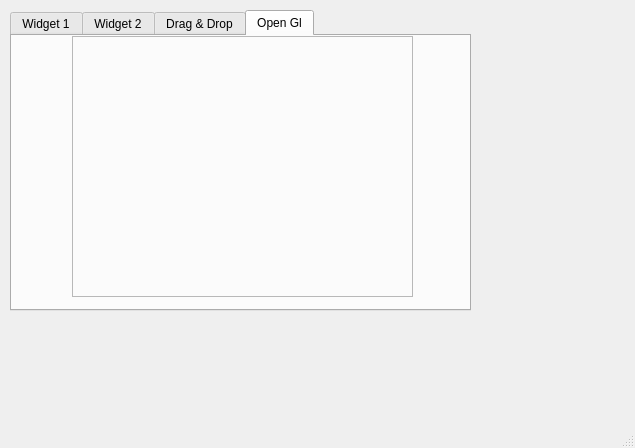
<?xml version="1.0" encoding="UTF-8"?>
<ui version="4.0">
 <class>MainWindow</class>
 <widget class="QMainWindow" name="MainWindow">
  <property name="geometry">
   <rect>
    <x>0</x>
    <y>0</y>
    <width>635</width>
    <height>448</height>
   </rect>
  </property>
  <property name="windowTitle">
   <string>MainWindow</string>
  </property>
  <widget class="QWidget" name="centralwidget">
   <widget class="QTabWidget" name="tabWidget">
    <property name="geometry">
     <rect>
      <x>10</x>
      <y>10</y>
      <width>461</width>
      <height>301</height>
     </rect>
    </property>
    <property name="currentIndex">
     <number>3</number>
    </property>
    <widget class="QWidget" name="tab">
     <attribute name="title">
      <string>Widget 1</string>
     </attribute>
     <widget class="QWidget" name="verticalLayoutWidget">
      <property name="geometry">
       <rect>
        <x>10</x>
        <y>0</y>
        <width>331</width>
        <height>261</height>
       </rect>
      </property>
      <layout class="QVBoxLayout" name="verticalLayout">
       <item>
        <widget class="QTabWidget" name="tabWidget_2">
         <property name="currentIndex">
          <number>0</number>
         </property>
         <widget class="QWidget" name="tab_3">
          <attribute name="title">
           <string>Tree</string>
          </attribute>
          <widget class="QWidget" name="verticalLayoutWidget_2">
           <property name="geometry">
            <rect>
             <x>0</x>
             <y>0</y>
             <width>321</width>
             <height>231</height>
            </rect>
           </property>
           <layout class="QVBoxLayout" name="verticalLayout_2">
            <item>
             <widget class="QTreeWidget" name="treeWidget">
              <column>
               <property name="text">
                <string>Header 1</string>
               </property>
              </column>
              <column>
               <property name="text">
                <string>New Column</string>
               </property>
              </column>
             </widget>
            </item>
           </layout>
          </widget>
         </widget>
         <widget class="QWidget" name="tab_4">
          <attribute name="title">
           <string>Calendar</string>
          </attribute>
          <widget class="QDateEdit" name="dateEdit">
           <property name="geometry">
            <rect>
             <x>0</x>
             <y>0</y>
             <width>321</width>
             <height>22</height>
            </rect>
           </property>
           <property name="alignment">
            <set>Qt::AlignCenter</set>
           </property>
          </widget>
          <widget class="QCalendarWidget" name="calendarWidget">
           <property name="geometry">
            <rect>
             <x>0</x>
             <y>30</y>
             <width>321</width>
             <height>201</height>
            </rect>
           </property>
          </widget>
         </widget>
        </widget>
       </item>
      </layout>
     </widget>
    </widget>
    <widget class="QWidget" name="tab_2">
     <attribute name="title">
      <string>Widget 2</string>
     </attribute>
     <widget class="QGroupBox" name="groupBox">
      <property name="geometry">
       <rect>
        <x>0</x>
        <y>0</y>
        <width>111</width>
        <height>111</height>
       </rect>
      </property>
      <property name="title">
       <string>GroupBox</string>
      </property>
      <widget class="QWidget" name="layoutWidget">
       <property name="geometry">
        <rect>
         <x>20</x>
         <y>30</y>
         <width>114</width>
         <height>65</height>
        </rect>
       </property>
       <layout class="QVBoxLayout" name="verticalLayout_5">
        <item>
         <widget class="QRadioButton" name="radioButton_2">
          <property name="text">
           <string>Start</string>
          </property>
          <property name="checked">
           <bool>true</bool>
          </property>
         </widget>
        </item>
        <item>
         <widget class="QRadioButton" name="radioButton">
          <property name="text">
           <string>Stop</string>
          </property>
         </widget>
        </item>
        <item>
         <widget class="QRadioButton" name="radioButton_3">
          <property name="statusTip">
           <string>This is option 2</string>
          </property>
          <property name="text">
           <string>Reset</string>
          </property>
         </widget>
        </item>
       </layout>
      </widget>
     </widget>
     <widget class="QGroupBox" name="groupBox_2">
      <property name="geometry">
       <rect>
        <x>130</x>
        <y>20</y>
        <width>151</width>
        <height>81</height>
       </rect>
      </property>
      <property name="title">
       <string>GroupBox</string>
      </property>
      <widget class="QDial" name="dial">
       <property name="geometry">
        <rect>
         <x>0</x>
         <y>10</y>
         <width>50</width>
         <height>64</height>
        </rect>
       </property>
      </widget>
      <widget class="QLCDNumber" name="lcdNumber">
       <property name="geometry">
        <rect>
         <x>70</x>
         <y>10</y>
         <width>71</width>
         <height>71</height>
        </rect>
       </property>
       <property name="digitCount">
        <number>2</number>
       </property>
      </widget>
     </widget>
     <widget class="QProgressBar" name="progressBar">
      <property name="geometry">
       <rect>
        <x>0</x>
        <y>250</y>
        <width>341</width>
        <height>23</height>
       </rect>
      </property>
      <property name="value">
       <number>0</number>
      </property>
     </widget>
     <widget class="QFontComboBox" name="fontComboBox">
      <property name="geometry">
       <rect>
        <x>10</x>
        <y>130</y>
        <width>188</width>
        <height>22</height>
       </rect>
      </property>
     </widget>
     <widget class="QLabel" name="label">
      <property name="geometry">
       <rect>
        <x>20</x>
        <y>160</y>
        <width>161</width>
        <height>71</height>
       </rect>
      </property>
      <property name="text">
       <string/>
      </property>
     </widget>
    </widget>
    <widget class="QWidget" name="tab_drag_drop">
     <attribute name="title">
      <string>Drag &amp;&amp; Drop</string>
     </attribute>
     <widget class="QComboBox" name="comboBox">
      <property name="geometry">
       <rect>
        <x>170</x>
        <y>10</y>
        <width>111</width>
        <height>22</height>
       </rect>
      </property>
      <property name="minimumSize">
       <size>
        <width>111</width>
        <height>22</height>
       </size>
      </property>
      <property name="acceptDrops">
       <bool>true</bool>
      </property>
      <property name="editable">
       <bool>true</bool>
      </property>
     </widget>
     <widget class="QLineEdit" name="lineEdit">
      <property name="geometry">
       <rect>
        <x>20</x>
        <y>10</y>
        <width>131</width>
        <height>20</height>
       </rect>
      </property>
      <property name="dragEnabled">
       <bool>true</bool>
      </property>
     </widget>
     <widget class="QPushButton" name="pushButton">
      <property name="geometry">
       <rect>
        <x>290</x>
        <y>10</y>
        <width>141</width>
        <height>23</height>
       </rect>
      </property>
      <property name="acceptDrops">
       <bool>true</bool>
      </property>
      <property name="text">
       <string>PushButton</string>
      </property>
     </widget>
    </widget>
    <widget class="QWidget" name="tab_6">
     <attribute name="title">
      <string>Open Gl</string>
     </attribute>
     <widget class="QFrame" name="frame_gl">
      <property name="geometry">
       <rect>
        <x>60</x>
        <y>0</y>
        <width>341</width>
        <height>261</height>
       </rect>
      </property>
      <property name="frameShape">
       <enum>QFrame::StyledPanel</enum>
      </property>
      <property name="frameShadow">
       <enum>QFrame::Raised</enum>
      </property>
     </widget>
    </widget>
   </widget>
  </widget>
  <widget class="QMenuBar" name="menubar">
   <property name="geometry">
    <rect>
     <x>0</x>
     <y>0</y>
     <width>635</width>
     <height>21</height>
    </rect>
   </property>
  </widget>
  <widget class="QStatusBar" name="statusbar"/>
 </widget>
 <resources/>
 <connections>
  <connection>
   <sender>dial</sender>
   <signal>valueChanged(int)</signal>
   <receiver>lcdNumber</receiver>
   <slot>display(int)</slot>
   <hints>
    <hint type="sourcelabel">
     <x>180</x>
     <y>104</y>
    </hint>
    <hint type="destinationlabel">
     <x>213</x>
     <y>107</y>
    </hint>
   </hints>
  </connection>
  <connection>
   <sender>radioButton_3</sender>
   <signal>clicked()</signal>
   <receiver>progressBar</receiver>
   <slot>reset()</slot>
   <hints>
    <hint type="sourcelabel">
     <x>78</x>
     <y>138</y>
    </hint>
    <hint type="destinationlabel">
     <x>172</x>
     <y>304</y>
    </hint>
   </hints>
  </connection>
  <connection>
   <sender>fontComboBox</sender>
   <signal>activated(QString)</signal>
   <receiver>label</receiver>
   <slot>setText(QString)</slot>
   <hints>
    <hint type="sourcelabel">
     <x>105</x>
     <y>193</y>
    </hint>
    <hint type="destinationlabel">
     <x>102</x>
     <y>248</y>
    </hint>
   </hints>
  </connection>
 </connections>
</ui>
